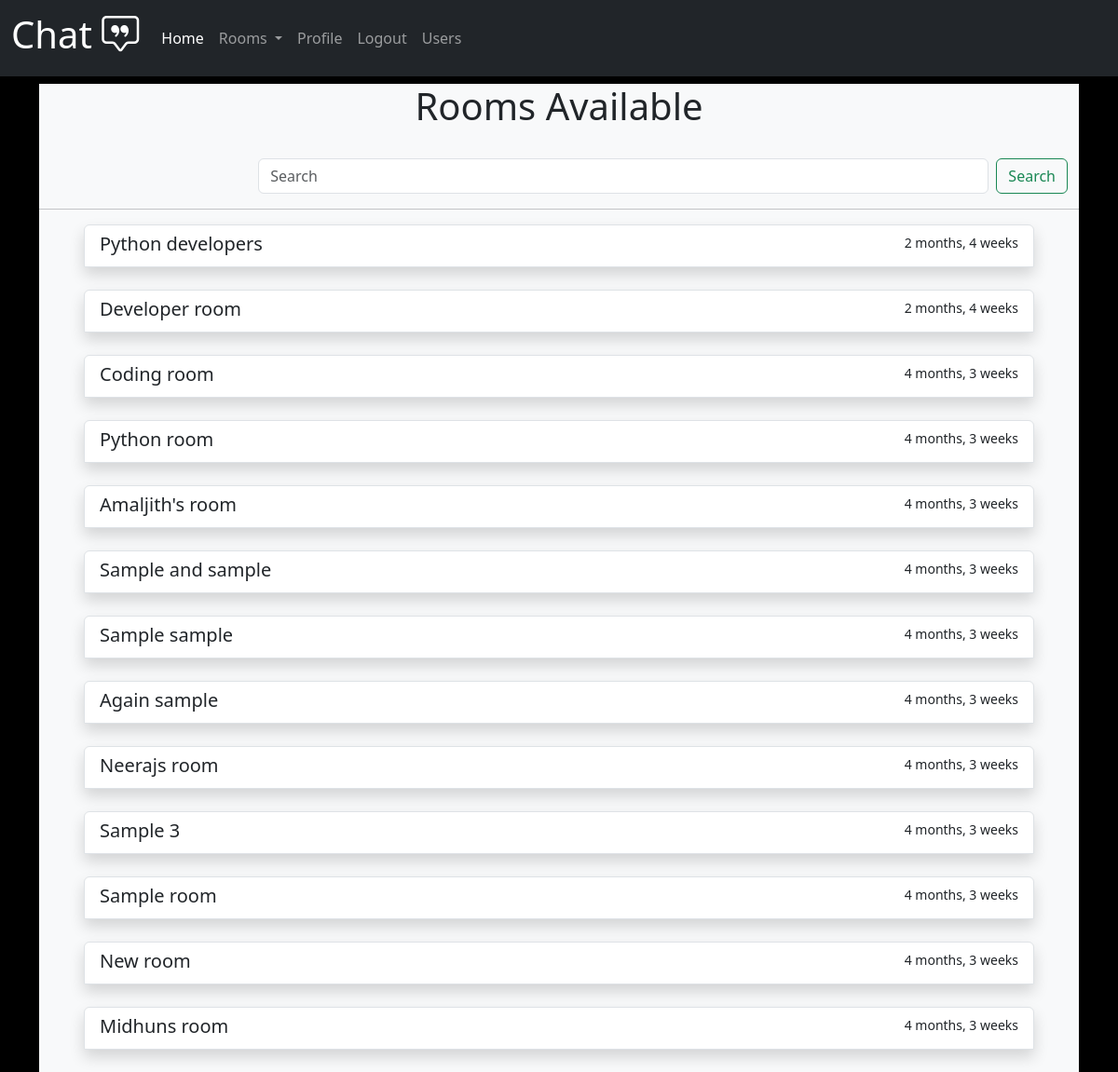
The page /available_rooms/ (signed in) on the database its author committed.
### home/models.py (models this page shows)
class Rooms(models.Model):
    name=models.CharField(max_length=250)
    user=models.ForeignKey(User,on_delete=models.CASCADE)
    password=models.CharField(max_length=250,null=True)
    created=models.DateTimeField(auto_now=True)
    updated=models.DateTimeField(auto_now_add=True)
    def __str__(self):
        return self.name
    class Meta:
        ordering=['-created']

### home/views.py (the view)
# urls.py: path('available_rooms/',views.available_rooms,name='available_rooms'),
@login_required(login_url='login')
def available_rooms(request):
    q=request.GET.get('q') if request.GET.get('q') != None else ''
    rooms=Rooms.objects.filter(
        Q(name__icontains=q)
    )
    context={'rooms':rooms}
    return render(request,'available_rooms.html',context)

### home/templates/available_rooms.html (shortened to what this page needs)
{% extends 'main.html' %}
{% block content %}
 {% if request.user.is_authenticated %}
<div class='text-center bg-light mt-2 shadow-lg'>
    <h1>Rooms Available </h1>
    <br>
    <div id='search'>
      <form class="d-flex container" role="search" method='GET' action="">
        <input class="form-control me-2" type="search" name='q' placeholder="Search" aria-label="Search">
        <button class="btn btn-outline-success" type="submit">Search</button>
      </form>
    </div>
    <hr>
    {% for room in rooms %}
    <div class="list-group pe-5 ps-5 " >
        <a href={% url 'room_password' room.id %} class="list-group-item list-group-item-action shadow" id='list'>
          <div class="d-flex w-100 justify-content-between "  >
            <h5 class="mb-1  ">{{room}}</h5>
            <small >{{room.created|timesince}}</small>
          </div>
        </a>
        <br>
      </div>
    {% endfor %}
    {% else %}
    <div class="alert alert-info alert-dismissible fade show mt-5 " role="alert">
      <h4 class="alert-heading">Alert!</h4>
      <p>You must login for yousing this page...please <a class='btn btn-sm btn-primary' href={% url 'login' %}>Login</a></p>
    </div>
    {% endif %}
</div>
{% endblock content %}

### home/templates/available_rooms.html (style rules this page uses)
a { text-decoration:none; color:black; }
#search { margin-left:20%; }
body { background-color:black; }

### rows shown on the page
Rooms: name "Python developers", created "2 months, 4 weeks"
Rooms: name "Developer room", created "2 months, 4 weeks"
Rooms: name "Coding room", created "4 months, 3 weeks"
Rooms: name "Python room", created "4 months, 3 weeks"
Rooms: name "Amaljith's room", created "4 months, 3 weeks"
Rooms: name "Sample and sample", created "4 months, 3 weeks"
Rooms: name "Sample sample", created "4 months, 3 weeks"
Rooms: name "Again sample", created "4 months, 3 weeks"
Rooms: name "Neerajs room", created "4 months, 3 weeks"
Rooms: name "Sample 3", created "4 months, 3 weeks"
Rooms: name "Sample room", created "4 months, 3 weeks"
Rooms: name "New room", created "4 months, 3 weeks"
Rooms: name "Midhuns room", created "4 months, 3 weeks"
